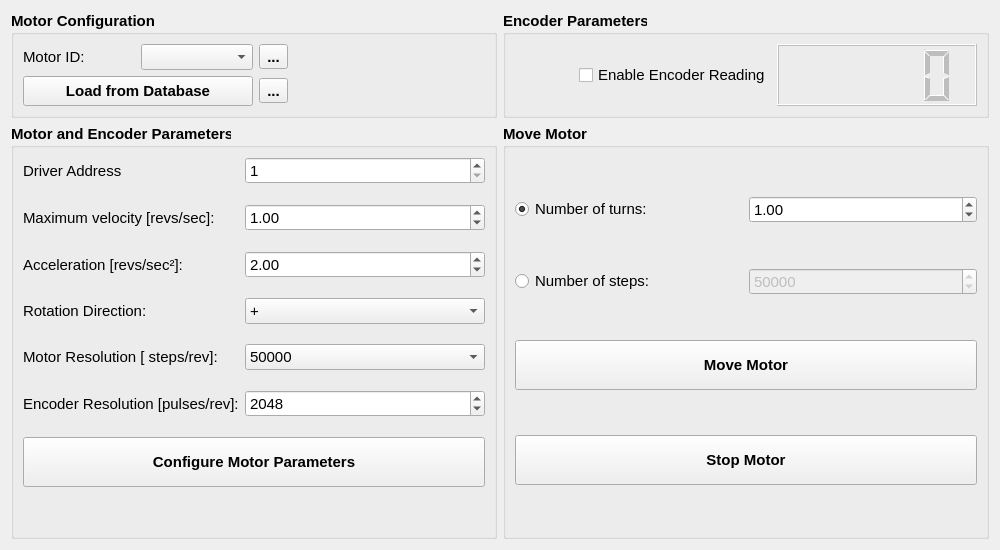
<?xml version="1.0" encoding="UTF-8"?>
<ui version="4.0">
 <class>wg_motor</class>
 <widget class="QWidget" name="wg_motor">
  <property name="geometry">
   <rect>
    <x>0</x>
    <y>0</y>
    <width>1000</width>
    <height>550</height>
   </rect>
  </property>
  <property name="font">
   <font>
    <pointsize>11</pointsize>
   </font>
  </property>
  <property name="windowTitle">
   <string>Motor</string>
  </property>
  <layout class="QGridLayout" name="gridLayout">
   <item row="0" column="1">
    <widget class="QGroupBox" name="groupBox_2">
     <property name="font">
      <font>
       <weight>75</weight>
       <bold>true</bold>
      </font>
     </property>
     <property name="title">
      <string>Encoder Parameters</string>
     </property>
     <property name="checkable">
      <bool>false</bool>
     </property>
     <layout class="QHBoxLayout" name="horizontalLayout">
      <item>
       <spacer name="horizontalSpacer_2">
        <property name="orientation">
         <enum>Qt::Horizontal</enum>
        </property>
        <property name="sizeHint" stdset="0">
         <size>
          <width>40</width>
          <height>20</height>
         </size>
        </property>
       </spacer>
      </item>
      <item alignment="Qt::AlignRight">
       <widget class="QCheckBox" name="chb_encoder">
        <property name="font">
         <font>
          <weight>50</weight>
          <bold>false</bold>
         </font>
        </property>
        <property name="text">
         <string>Enable Encoder Reading</string>
        </property>
       </widget>
      </item>
      <item>
       <widget class="QLCDNumber" name="lcd_encoder">
        <property name="enabled">
         <bool>false</bool>
        </property>
        <property name="minimumSize">
         <size>
          <width>200</width>
          <height>50</height>
         </size>
        </property>
        <property name="font">
         <font>
          <weight>50</weight>
          <bold>false</bold>
         </font>
        </property>
       </widget>
      </item>
     </layout>
    </widget>
   </item>
   <item row="1" column="1">
    <widget class="QGroupBox" name="groupBox_3">
     <property name="font">
      <font>
       <weight>75</weight>
       <bold>true</bold>
      </font>
     </property>
     <property name="title">
      <string>Move Motor</string>
     </property>
     <layout class="QGridLayout" name="gridLayout_2">
      <item row="1" column="0">
       <widget class="QRadioButton" name="rbt_nr_steps">
        <property name="font">
         <font>
          <weight>50</weight>
          <bold>false</bold>
         </font>
        </property>
        <property name="text">
         <string>Number of steps:</string>
        </property>
       </widget>
      </item>
      <item row="2" column="0" colspan="2">
       <widget class="QPushButton" name="pbt_move">
        <property name="minimumSize">
         <size>
          <width>0</width>
          <height>50</height>
         </size>
        </property>
        <property name="text">
         <string>Move Motor</string>
        </property>
        <property name="icon">
         <iconset>
          <normaloff>../../resources/img/move.svg</normaloff>../../resources/img/move.svg</iconset>
        </property>
        <property name="iconSize">
         <size>
          <width>24</width>
          <height>24</height>
         </size>
        </property>
       </widget>
      </item>
      <item row="0" column="0">
       <widget class="QRadioButton" name="rbt_nr_turns">
        <property name="font">
         <font>
          <weight>50</weight>
          <bold>false</bold>
         </font>
        </property>
        <property name="text">
         <string>Number of turns:</string>
        </property>
        <property name="checked">
         <bool>true</bool>
        </property>
       </widget>
      </item>
      <item row="0" column="1">
       <widget class="QDoubleSpinBox" name="sbd_nr_turns">
        <property name="font">
         <font>
          <weight>50</weight>
          <bold>false</bold>
         </font>
        </property>
        <property name="decimals">
         <number>2</number>
        </property>
        <property name="minimum">
         <double>0.010000000000000</double>
        </property>
        <property name="maximum">
         <double>50.000000000000000</double>
        </property>
        <property name="value">
         <double>1.000000000000000</double>
        </property>
       </widget>
      </item>
      <item row="3" column="0" colspan="2">
       <widget class="QPushButton" name="pbt_stop">
        <property name="minimumSize">
         <size>
          <width>0</width>
          <height>50</height>
         </size>
        </property>
        <property name="text">
         <string>Stop Motor</string>
        </property>
        <property name="icon">
         <iconset>
          <normaloff>../../resources/img/stop.svg</normaloff>../../resources/img/stop.svg</iconset>
        </property>
        <property name="iconSize">
         <size>
          <width>24</width>
          <height>24</height>
         </size>
        </property>
       </widget>
      </item>
      <item row="1" column="1">
       <widget class="QSpinBox" name="sb_nr_steps">
        <property name="enabled">
         <bool>false</bool>
        </property>
        <property name="font">
         <font>
          <weight>50</weight>
          <bold>false</bold>
         </font>
        </property>
        <property name="minimum">
         <number>1</number>
        </property>
        <property name="maximum">
         <number>500000</number>
        </property>
        <property name="value">
         <number>50000</number>
        </property>
       </widget>
      </item>
     </layout>
    </widget>
   </item>
   <item row="0" column="0">
    <widget class="QGroupBox" name="groupBox_7">
     <property name="sizePolicy">
      <sizepolicy hsizetype="Preferred" vsizetype="Maximum">
       <horstretch>0</horstretch>
       <verstretch>0</verstretch>
      </sizepolicy>
     </property>
     <property name="font">
      <font>
       <weight>75</weight>
       <bold>true</bold>
      </font>
     </property>
     <property name="title">
      <string>Motor Configuration</string>
     </property>
     <layout class="QGridLayout" name="gridLayout_10">
      <item row="0" column="0" colspan="2">
       <layout class="QHBoxLayout" name="horizontalLayout_2">
        <item>
         <widget class="QLabel" name="label_5">
          <property name="font">
           <font>
            <weight>50</weight>
            <bold>false</bold>
           </font>
          </property>
          <property name="text">
           <string>Motor ID:</string>
          </property>
         </widget>
        </item>
        <item>
         <widget class="QComboBox" name="cmb_idn">
          <property name="font">
           <font>
            <weight>50</weight>
            <bold>false</bold>
           </font>
          </property>
         </widget>
        </item>
        <item>
         <widget class="QToolButton" name="tbt_update_idn">
          <property name="text">
           <string>...</string>
          </property>
          <property name="icon">
           <iconset>
            <normaloff>../../resources/img/refresh.svg</normaloff>../../resources/img/refresh.svg</iconset>
          </property>
          <property name="iconSize">
           <size>
            <width>24</width>
            <height>24</height>
           </size>
          </property>
         </widget>
        </item>
       </layout>
      </item>
      <item row="1" column="0">
       <widget class="QPushButton" name="pbt_load_db">
        <property name="minimumSize">
         <size>
          <width>230</width>
          <height>30</height>
         </size>
        </property>
        <property name="maximumSize">
         <size>
          <width>250</width>
          <height>16777215</height>
         </size>
        </property>
        <property name="text">
         <string>Load from Database</string>
        </property>
       </widget>
      </item>
      <item row="1" column="1">
       <widget class="QToolButton" name="tbt_save_db">
        <property name="text">
         <string>...</string>
        </property>
        <property name="icon">
         <iconset>
          <normaloff>../../resources/img/database_plus.svg</normaloff>../../resources/img/database_plus.svg</iconset>
        </property>
        <property name="iconSize">
         <size>
          <width>24</width>
          <height>24</height>
         </size>
        </property>
       </widget>
      </item>
      <item row="0" column="2">
       <spacer name="horizontalSpacer">
        <property name="orientation">
         <enum>Qt::Horizontal</enum>
        </property>
        <property name="sizeType">
         <enum>QSizePolicy::Expanding</enum>
        </property>
        <property name="sizeHint" stdset="0">
         <size>
          <width>40</width>
          <height>20</height>
         </size>
        </property>
       </spacer>
      </item>
     </layout>
    </widget>
   </item>
   <item row="1" column="0">
    <widget class="QGroupBox" name="groupBox">
     <property name="font">
      <font>
       <weight>75</weight>
       <bold>true</bold>
      </font>
     </property>
     <property name="title">
      <string>Motor and Encoder Parameters</string>
     </property>
     <layout class="QFormLayout" name="formLayout">
      <property name="verticalSpacing">
       <number>20</number>
      </property>
      <item row="0" column="0">
       <widget class="QLabel" name="label_2">
        <property name="font">
         <font>
          <weight>50</weight>
          <bold>false</bold>
         </font>
        </property>
        <property name="text">
         <string>Driver Address</string>
        </property>
       </widget>
      </item>
      <item row="0" column="1">
       <widget class="QSpinBox" name="sb_driver_address">
        <property name="font">
         <font>
          <weight>50</weight>
          <bold>false</bold>
         </font>
        </property>
        <property name="minimum">
         <number>1</number>
        </property>
        <property name="maximum">
         <number>8</number>
        </property>
        <property name="value">
         <number>1</number>
        </property>
       </widget>
      </item>
      <item row="1" column="0">
       <widget class="QLabel" name="label_3">
        <property name="font">
         <font>
          <weight>50</weight>
          <bold>false</bold>
         </font>
        </property>
        <property name="text">
         <string>Maximum velocity [revs/sec]:</string>
        </property>
       </widget>
      </item>
      <item row="1" column="1">
       <widget class="QDoubleSpinBox" name="sbd_max_velocity">
        <property name="font">
         <font>
          <weight>50</weight>
          <bold>false</bold>
         </font>
        </property>
        <property name="decimals">
         <number>2</number>
        </property>
        <property name="minimum">
         <double>0.010000000000000</double>
        </property>
        <property name="maximum">
         <double>50.000000000000000</double>
        </property>
        <property name="value">
         <double>1.000000000000000</double>
        </property>
       </widget>
      </item>
      <item row="2" column="0">
       <widget class="QLabel" name="label_4">
        <property name="font">
         <font>
          <weight>50</weight>
          <bold>false</bold>
         </font>
        </property>
        <property name="text">
         <string>Acceleration [revs/sec²]:</string>
        </property>
       </widget>
      </item>
      <item row="2" column="1">
       <widget class="QDoubleSpinBox" name="sbd_acceleration">
        <property name="font">
         <font>
          <weight>50</weight>
          <bold>false</bold>
         </font>
        </property>
        <property name="decimals">
         <number>2</number>
        </property>
        <property name="minimum">
         <double>0.010000000000000</double>
        </property>
        <property name="maximum">
         <double>999.000000000000000</double>
        </property>
        <property name="value">
         <double>2.000000000000000</double>
        </property>
       </widget>
      </item>
      <item row="4" column="0">
       <widget class="QLabel" name="label_6">
        <property name="font">
         <font>
          <weight>50</weight>
          <bold>false</bold>
         </font>
        </property>
        <property name="text">
         <string>Motor Resolution [ steps/rev]:</string>
        </property>
       </widget>
      </item>
      <item row="4" column="1">
       <widget class="QComboBox" name="cmb_motor_resolution">
        <property name="font">
         <font>
          <weight>50</weight>
          <bold>false</bold>
         </font>
        </property>
        <property name="currentIndex">
         <number>14</number>
        </property>
        <item>
         <property name="text">
          <string>200</string>
         </property>
        </item>
        <item>
         <property name="text">
          <string>400</string>
         </property>
        </item>
        <item>
         <property name="text">
          <string>1000</string>
         </property>
        </item>
        <item>
         <property name="text">
          <string>2000</string>
         </property>
        </item>
        <item>
         <property name="text">
          <string>5000</string>
         </property>
        </item>
        <item>
         <property name="text">
          <string>10000</string>
         </property>
        </item>
        <item>
         <property name="text">
          <string>12800</string>
         </property>
        </item>
        <item>
         <property name="text">
          <string>18000</string>
         </property>
        </item>
        <item>
         <property name="text">
          <string>20000</string>
         </property>
        </item>
        <item>
         <property name="text">
          <string>21600</string>
         </property>
        </item>
        <item>
         <property name="text">
          <string>25000</string>
         </property>
        </item>
        <item>
         <property name="text">
          <string>25400</string>
         </property>
        </item>
        <item>
         <property name="text">
          <string>25600</string>
         </property>
        </item>
        <item>
         <property name="text">
          <string>36000</string>
         </property>
        </item>
        <item>
         <property name="text">
          <string>50000</string>
         </property>
        </item>
        <item>
         <property name="text">
          <string>50800</string>
         </property>
        </item>
        <item>
         <property name="text">
          <string>278528</string>
         </property>
        </item>
        <item>
         <property name="text">
          <string>425984</string>
         </property>
        </item>
        <item>
         <property name="text">
          <string>507904</string>
         </property>
        </item>
        <item>
         <property name="text">
          <string>614400</string>
         </property>
        </item>
        <item>
         <property name="text">
          <string>655360</string>
         </property>
        </item>
        <item>
         <property name="text">
          <string>819200</string>
         </property>
        </item>
        <item>
         <property name="text">
          <string>1024000</string>
         </property>
        </item>
       </widget>
      </item>
      <item row="5" column="0">
       <widget class="QLabel" name="label_10">
        <property name="font">
         <font>
          <weight>50</weight>
          <bold>false</bold>
         </font>
        </property>
        <property name="text">
         <string>Encoder Resolution [pulses/rev]:</string>
        </property>
       </widget>
      </item>
      <item row="3" column="0">
       <widget class="QLabel" name="label">
        <property name="font">
         <font>
          <weight>50</weight>
          <bold>false</bold>
         </font>
        </property>
        <property name="text">
         <string>Rotation Direction:</string>
        </property>
       </widget>
      </item>
      <item row="3" column="1">
       <widget class="QComboBox" name="cmb_rotation_direction">
        <property name="font">
         <font>
          <weight>50</weight>
          <bold>false</bold>
         </font>
        </property>
        <item>
         <property name="text">
          <string>+</string>
         </property>
        </item>
        <item>
         <property name="text">
          <string>-</string>
         </property>
        </item>
       </widget>
      </item>
      <item row="5" column="1">
       <widget class="QSpinBox" name="sb_encoder_resolution">
        <property name="font">
         <font>
          <weight>50</weight>
          <bold>false</bold>
         </font>
        </property>
        <property name="minimum">
         <number>1</number>
        </property>
        <property name="maximum">
         <number>50000</number>
        </property>
        <property name="value">
         <number>2048</number>
        </property>
       </widget>
      </item>
      <item row="6" column="0" colspan="2">
       <widget class="QPushButton" name="pbt_config_param">
        <property name="minimumSize">
         <size>
          <width>0</width>
          <height>50</height>
         </size>
        </property>
        <property name="text">
         <string>Configure Motor Parameters</string>
        </property>
       </widget>
      </item>
     </layout>
    </widget>
   </item>
  </layout>
 </widget>
 <resources/>
 <connections/>
</ui>
